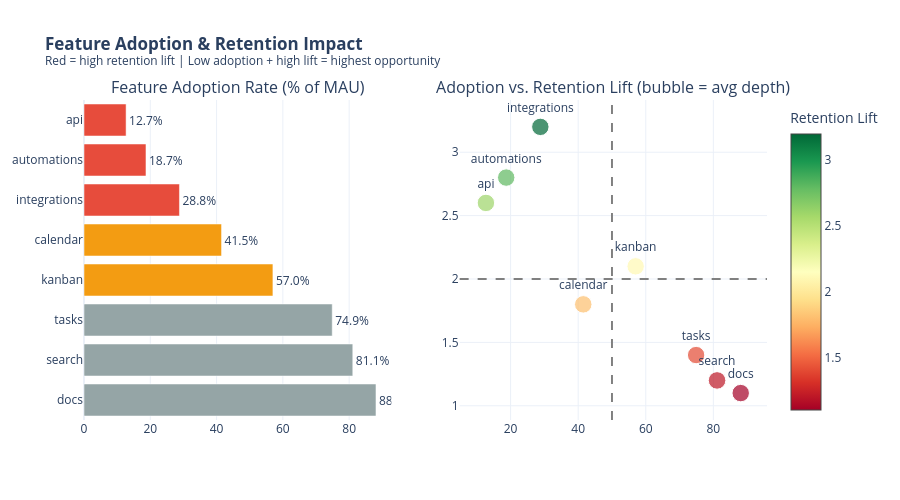

Write notebook code for a chart like this one.
### Code cell
# Feature adoption visualization
# Simulated retention lift data (in production: query from cohort analysis)
retention_lift = {
    'docs': 1.1, 'tasks': 1.4, 'kanban': 2.1, 'calendar': 1.8,
    'integrations': 3.2, 'api': 2.6, 'automations': 2.8, 'search': 1.2
}
feature_df['retention_lift'] = feature_df['feature_name'].map(retention_lift)

fig = make_subplots(
    rows=1, cols=2,
    subplot_titles=(
        'Feature Adoption Rate (% of MAU)',
        'Adoption vs. Retention Lift (bubble = avg depth)'
    )
)

colors = ['#E74C3C' if r >= 2.5 else '#F39C12' if r >= 1.5 else '#95A5A6'
          for r in feature_df['retention_lift']]

fig.add_trace(
    go.Bar(
        y=feature_df['feature_name'],
        x=feature_df['adoption_rate_pct'],
        orientation='h',
        marker_color=colors,
        text=feature_df['adoption_rate_pct'].apply(lambda x: f'{x}%'),
        textposition='outside',
        name='Adoption %'
    ),
    row=1, col=1
)

fig.add_trace(
    go.Scatter(
        x=feature_df['adoption_rate_pct'],
        y=feature_df['retention_lift'],
        mode='markers+text',
        marker=dict(
            size=feature_df['avg_depth_score'] / 3,
            color=feature_df['retention_lift'],
            colorscale='RdYlGn',
            showscale=True,
            colorbar=dict(title='Retention Lift')
        ),
        text=feature_df['feature_name'],
        textposition='top center',
        name='Features'
    ),
    row=1, col=2
)

# Annotation quadrant lines
fig.add_vline(x=50, line_dash='dash', line_color='gray', row=1, col=2)
fig.add_hline(y=2.0, line_dash='dash', line_color='gray', row=1, col=2)

fig.update_layout(
    height=500,
    title_text='<b>Feature Adoption & Retention Impact</b><br>' +
               '<sup>Red = high retention lift | Low adoption + high lift = highest opportunity</sup>',
    template='plotly_white',
    showlegend=False
)
fig.show()

print("\n⚡ Key insight: Integrations (bottom-left quadrant) have the highest retention lift (3.2x)")
print("   but the lowest adoption (28%). This is the #1 product opportunity.")
print("   Recommended: Move integration connection to Step 2 of onboarding (currently Step 4).")

### Figure 1 — Plotly figure (JSON) as saved in the notebook; plotly's stock layout.template omitted (floating-point values rounded to 4 significant figures)
{"data": [{"marker": {"color": ["#95A5A6", "#95A5A6", "#95A5A6", "#F39C12", "#F39C12", "#E74C3C", "#E74C3C", "#E74C3C"]}, "name": "Adoption %", "orientation": "h", "text": ["88.1%", "81.1%", "74.9%", "57.0%", "41.5%", "28.8%", "18.7%", "12.7%"], "textposition": "outside", "type": "bar", "x": [88.1, 81.1, 74.9, 57.0, 41.5, 28.8, 18.7, 12.7], "xaxis": "x", "y": ["docs", "search", "tasks", "kanban", "calendar", "integrations", "automations", "api"], "yaxis": "y"}, {"marker": {"color": [1.1, 1.2, 1.4, 2.1, 1.8, 3.2, 2.8, 2.6], "colorbar": {"title": {"text": "Retention Lift"}}, "colorscale": [[0, "rgb(165,0,38)"], [0.1, "rgb(215,48,39)"], [0.2, "rgb(244,109,67)"], [0.3, "rgb(253,174,97)"], [0.4, "rgb(254,224,139)"], [0.5, "rgb(255,255,191)"], [0.6, "rgb(217,239,139)"], [0.7, "rgb(166,217,106)"], [0.8, "rgb(102,189,99)"], [0.9, "rgb(26,152,80)"], [1, "rgb(0,104,55)"]], "showscale": true, "size": [17.47, 17.57, 17.4, 17.43, 17.5, 17.4, 17.43, 17.47]}, "mode": "markers+text", "name": "Features", "text": ["docs", "search", "tasks", "kanban", "calendar", "integrations", "automations", "api"], "textposition": "top center", "type": "scatter", "x": [88.1, 81.1, 74.9, 57.0, 41.5, 28.8, 18.7, 12.7], "xaxis": "x2", "y": [1.1, 1.2, 1.4, 2.1, 1.8, 3.2, 2.8, 2.6], "yaxis": "y2"}], "layout": {"annotations": [{"font": {"size": 16}, "showarrow": false, "text": "Feature Adoption Rate (% of MAU)", "x": 0.225, "xanchor": "center", "xref": "paper", "y": 1, "yanchor": "bottom", "yref": "paper"}, {"font": {"size": 16}, "showarrow": false, "text": "Adoption vs. Retention Lift (bubble = avg depth)", "x": 0.775, "xanchor": "center", "xref": "paper", "y": 1, "yanchor": "bottom", "yref": "paper"}], "height": 500, "shapes": [{"line": {"color": "gray", "dash": "dash"}, "type": "line", "x0": 50, "x1": 50, "xref": "x2", "y0": 0, "y1": 1, "yref": "y2 domain"}, {"line": {"color": "gray", "dash": "dash"}, "type": "line", "x0": 0, "x1": 1, "xref": "x2 domain", "y0": 2, "y1": 2, "yref": "y2"}], "showlegend": false, "title": {"text": "<b>Feature Adoption & Retention Impact</b><br><sup>Red = high retention lift | Low adoption + high lift = highest opportunity</sup>"}, "xaxis": {"anchor": "y", "domain": [0, 0.45]}, "xaxis2": {"anchor": "y2", "domain": [0.55, 1]}, "yaxis": {"anchor": "x", "domain": [0, 1]}, "yaxis2": {"anchor": "x2", "domain": [0, 1]}}}
